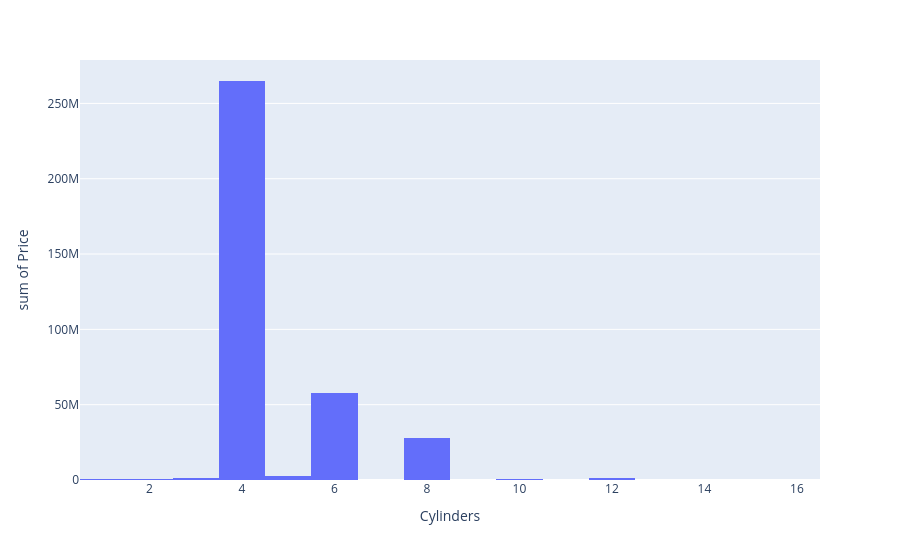

Notebook code cell kept with this figure:
### Code cell
px.histogram(raw_data,x="Cylinders",y="Price")

### Figure 1 — Plotly figure (JSON) as saved in the notebook; plotly's stock layout.template omitted (floating-point values rounded to 4 significant figures; data arrays with more than 128 entries replaced by an {"elided": "..."} marker saying what was removed)
{"data": [{"bingroup": "x", "histfunc": "sum", "hovertemplate": "Cylinders=%{x}<br>sum of Price=%{y}<extra></extra>", "legendgroup": "", "marker": {"color": "#636efa", "pattern": {"shape": ""}}, "name": "", "orientation": "v", "showlegend": false, "type": "histogram", "x": {"elided": "19237 float values"}, "xaxis": "x", "y": {"elided": "19237 int values"}, "yaxis": "y"}], "layout": {"barmode": "relative", "legend": {"tracegroupgap": 0}, "margin": {"t": 60}, "xaxis": {"anchor": "y", "domain": [0, 1], "title": {"text": "Cylinders"}}, "yaxis": {"anchor": "x", "domain": [0, 1], "title": {"text": "sum of Price"}}}}
